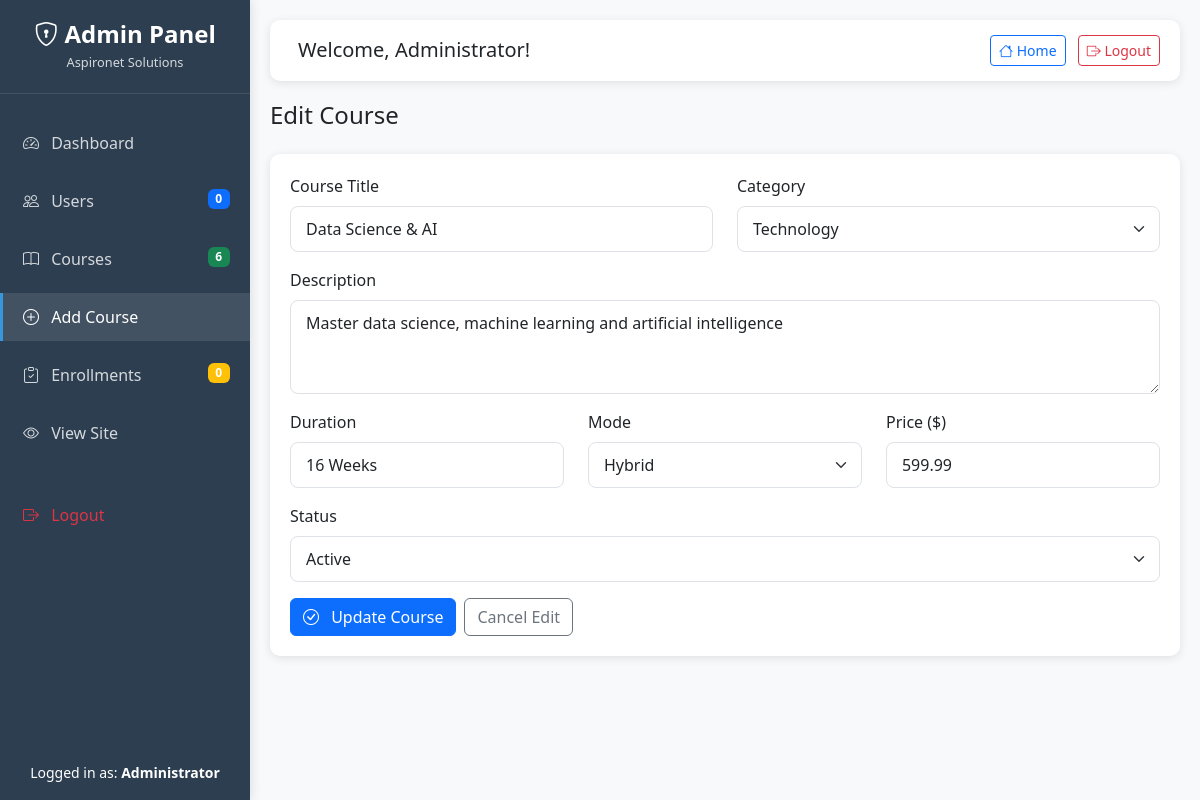
Page /admin_dashboard.php?edit_course=2 (signed in) on the committed database.
### tables this page shows
CREATE TABLE `courses` (
  `id` int(11) NOT NULL,
  `title` varchar(200) NOT NULL,
  `category` varchar(100) NOT NULL,
  `description` text DEFAULT NULL,
  `duration` varchar(50) DEFAULT NULL,
  `mode` varchar(50) DEFAULT NULL,
  `price` decimal(10,2) DEFAULT 0.00,
  `status` enum('active','inactive') DEFAULT 'active',
  `created_at` timestamp NOT NULL DEFAULT current_timestamp(),
  `updated_at` timestamp NOT NULL DEFAULT current_timestamp() ON UPDATE current_timestamp()
);

### admin_dashboard.php (the view, shortened to what this page needs)
<?php
$servername = "localhost";
$username = "root";
$password = "";
$dbname = "aspironet_db";
$conn = new mysqli($servername, $username, $password, $dbname);
$courses_result = $conn->query("SELECT * FROM courses ORDER BY created_at DESC");
$total_users = $conn->query("SELECT COUNT(*) as count FROM users WHERE email != 'admin@aspironet.com'")->fetch_assoc()['count'];
$total_courses = $conn->query("SELECT COUNT(*) as count FROM courses")->fetch_assoc()['count'];
$total_enrollments = $conn->query("SELECT COUNT(*) as count FROM enrollments")->fetch_assoc()['count'];
$edit_course = null;
if (isset($_GET['edit_course'])) {
    $id = intval($_GET['edit_course']);
    $result = $conn->query("SELECT * FROM courses WHERE id = $id");
    if ($result->num_rows > 0) {
        $edit_course = $result->fetch_assoc();
    }
}
?>
<!DOCTYPE html>
<html lang="en">
<head>
    <link href="https://cdn.jsdelivr.net/npm/bootstrap@5.3.0-alpha1/dist/css/bootstrap.min.css" rel="stylesheet">
    <link rel="stylesheet" href="https://cdn.jsdelivr.net/npm/bootstrap-icons@1.8.1/font/bootstrap-icons.css">
</head>
<body>
    <div class="sidebar" id="sidebar">
        <div class="sidebar-logo">
            <h4><i class="bi bi-shield-lock"></i> Admin Panel</h4>
            <small>Aspironet Solutions</small>
        </div>
        <div class="sidebar-menu">
            <ul class="nav flex-column">
                <li class="nav-item">
                    <a class="nav-link active" href="#dashboard">
                        <i class="bi bi-speedometer2 me-2"></i> Dashboard
                    </a>
                </li>
                <li class="nav-item">
                    <a class="nav-link" href="#users">
                        <i class="bi bi-people me-2"></i> Users
                        <span class="badge bg-primary float-end"><?php echo $total_users; ?></span>
                    </a>
                </li>
                <li class="nav-item">
                    <a class="nav-link" href="#courses">
                        <i class="bi bi-book me-2"></i> Courses
                        <span class="badge bg-success float-end"><?php echo $total_courses; ?></span>
                    </a>
                </li>
                <li class="nav-item">
                    <a class="nav-link" href="#add-course">
                        <i class="bi bi-plus-circle me-2"></i> Add Course
                    </a>
                </li>
                <li class="nav-item">
                    <a class="nav-link" href="#enrollments">
                        <i class="bi bi-clipboard-check me-2"></i> Enrollments
                        <span class="badge bg-warning float-end"><?php echo $total_enrollments; ?></span>
                    </a>
                </li>
                <li class="nav-item">
                    <a class="nav-link" href="index.php?page=home" target="_blank">
                        <i class="bi bi-eye me-2"></i> View Site
                    </a>
                </li>
                <li class="nav-item mt-4">
                    <a class="nav-link text-danger" href="?logout">
                        <i class="bi bi-box-arrow-right me-2"></i> Logout
                    </a>
                </li>
            </ul>
        </div>
        <div class="sidebar-footer text-center p-3" style="position: absolute; bottom: 0; width: 100%;">
            <small>Logged in as: <strong><?php echo $_SESSION['admin_name']; ?></strong></small>
        </div>
    </div>
    <div class="main-content" id="mainContent">
        <div class="topbar">
            <div>
                <h5 class="mb-0 d-inline ms-2">Welcome, <?php echo $_SESSION['admin_name']; ?>!</h5>
            </div>
            <div>
                <a href="site.php" target="_blank" class="btn btn-outline-primary btn-sm me-2">
                    <i class="bi bi-house"></i> Home
                </a>
                <a href="?logout" class="btn btn-outline-danger btn-sm">
                    <i class="bi bi-box-arrow-right"></i> Logout
                </a>
            </div>
        </div>
        <section id="add-course" class="fade-in" style="display: none;">
            <h4 class="mb-4"><?php echo $edit_course ? 'Edit Course' : 'Add New Course'; ?></h4>
            <div class="stat-card">
                <form method="POST" action="">
                    <div class="row">
                        <div class="col-md-6 mb-3">
                            <label class="form-label">Course Title</label>
                            <input type="text" class="form-control"
                                name="<?php echo $edit_course ? 'edit_title' : 'title'; ?>"
                                value="<?php echo $edit_course ? htmlspecialchars($edit_course['title']) : ''; ?>"
                                required>
                        </div>
                        <div class="col-md-6 mb-3">
                            <label class="form-label">Category</label>
                            <select class="form-select"
                                name="<?php echo $edit_course ? 'edit_category' : 'category'; ?>" required>
                                <option value="Technology"
                                    <?php echo ($edit_course && $edit_course['category'] == 'Technology') ? 'selected' : ''; ?>>
                                    Technology</option>
                            </select>
                        </div>
                    </div>
                    <div class="mb-3">
                        <label class="form-label">Description</label>
                        <textarea class="form-control"
                            name="<?php echo $edit_course ? 'edit_description' : 'description'; ?>" rows="3"
                            required><?php echo $edit_course ? htmlspecialchars($edit_course['description']) : ''; ?></textarea>
                    </div>
                    <div class="row">
                        <div class="col-md-4 mb-3">
                            <label class="form-label">Duration</label>
                            <input type="text" class="form-control"
                                name="<?php echo $edit_course ? 'edit_duration' : 'duration'; ?>"
                                value="<?php echo $edit_course ? htmlspecialchars($edit_course['duration']) : ''; ?>"
                                placeholder="e.g., 12 Weeks" required>
                        </div>
                        <div class="col-md-4 mb-3">
                            <label class="form-label">Mode</label>
                            <select class="form-select" name="<?php echo $edit_course ? 'edit_mode' : 'mode'; ?>"
                                required>
                                <option value="Hybrid"
                                    <?php echo ($edit_course && $edit_course['mode'] == 'Hybrid') ? 'selected' : ''; ?>>
                                    Hybrid</option>
                            </select>
                        </div>
                        <div class="col-md-4 mb-3">
                            <label class="form-label">Price ($)</label>
                            <input type="number" class="form-control"
                                name="<?php echo $edit_course ? 'edit_price' : 'price'; ?>"
                                value="<?php echo $edit_course ? $edit_course['price'] : ''; ?>" step="0.01" min="0"
                                required>
                        </div>
                    </div>
                    <?php if ($edit_course): ?>
                    <div class="mb-3">
                        <label class="form-label">Status</label>
                        <select class="form-select" name="edit_status" required>
                            <option value="active" <?php echo $edit_course['status'] == 'active' ? 'selected' : ''; ?>>
                                Active</option>
                        </select>
                    </div>
                    <?php endif; ?>
                    <div class="d-flex gap-2">
                        <button type="submit" class="btn btn-primary">
                            <i class="bi bi-<?php echo $edit_course ? 'check-circle' : 'plus-circle'; ?> me-2"></i>
                            <?php echo $edit_course ? 'Update Course' : 'Add Course'; ?>
                        </button>
                        <?php if ($edit_course): ?>
                        <a href="#add-course" class="btn btn-outline-secondary">Cancel Edit</a>
                        <?php endif; ?>
                    </div>
                </form>
            </div>
        </section>
</body>
</html>

### admin_dashboard.php (style rules this page uses)
:root { --primary: #2c3e50; --secondary: #3498db; --success: #2ecc71; --warning: #f39c12; --danger: #e74c3c; }
body { background-color: #f8f9fa; font-family: 'Segoe UI', Tahoma, Geneva, Verdana, sans-serif; overflow-x: hidden; }
.sidebar { background: var(--primary); color: white; min-height: 100vh; position: fixed; width: 250px; z-index: 1000; box-shadow: 2px 0 10px rgba(0, 0, 0, 0.1); transition: all 0.3s; }
.sidebar-logo { padding: 20px; border-bottom: 1px solid rgba(255, 255, 255, 0.1); text-align: center; }
.sidebar-logo h4 { margin: 0; font-weight: 600; }
.sidebar-logo small { font-size: 0.8rem; opacity: 0.8; }
.sidebar-menu { padding: 20px 0; }
.sidebar-menu .nav-link { color: rgba(255, 255, 255, 0.8); padding: 12px 20px; margin: 5px 0; border-radius: 0; border-left: 3px solid transparent; transition: all 0.3s; }
.sidebar-menu .nav-link.active { color: white; background: rgba(255, 255, 255, 0.1); border-left: 3px solid var(--secondary); }
.main-content { margin-left: 250px; padding: 20px; transition: all 0.3s; }
.topbar { background: white; padding: 15px 20px; border-radius: 10px; box-shadow: 0 2px 10px rgba(0, 0, 0, 0.1); margin-bottom: 20px; display: flex; justify-content: space-between; align-items: center; }
.stat-card { background: white; border-radius: 10px; padding: 20px; box-shadow: 0 2px 10px rgba(0, 0, 0, 0.1); margin-bottom: 20px; transition: transform 0.3s; }
.form-control, .form-select { border-radius: 8px; padding: 10px 15px; border: 1px solid #dee2e6; }
.fade-in { animation: fadeIn 0.5s ease-in; }

### rows in the picture
courses: edit_title "Data Science & AI", edit_category "Technology", edit_description "Master data science, machine learning and artificial intelligence", edit_duration "16 Weeks", edit_mode "Hybrid", edit_price "599.99", edit_status "Active"

### other values in the picture
$total_users "0"
$total_courses "6"
$total_enrollments "0"
$_SESSION['admin_name'] "Administrator"
